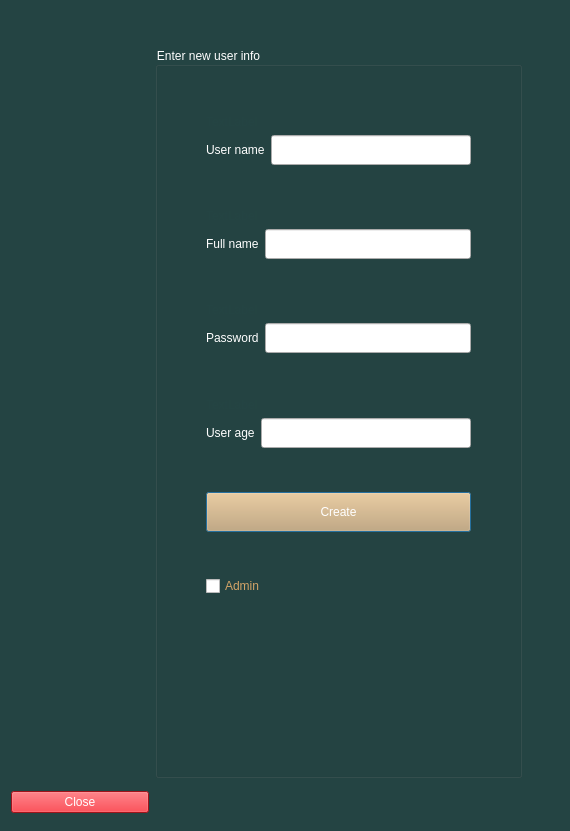
<?xml version="1.0" encoding="UTF-8"?>
<ui version="4.0">
 <class>CreateUsr</class>
 <widget class="QDialog" name="CreateUsr">
  <property name="geometry">
   <rect>
    <x>0</x>
    <y>0</y>
    <width>570</width>
    <height>831</height>
   </rect>
  </property>
  <property name="windowTitle">
   <string>Dialog</string>
  </property>
  <property name="styleSheet">
   <string notr="true">QDialog
{
	 
	background-color: rgb(36, 68, 67);
}</string>
  </property>
  <layout class="QGridLayout" name="gridLayout_5">
   <item row="0" column="1">
    <spacer name="verticalSpacer_8">
     <property name="orientation">
      <enum>Qt::Vertical</enum>
     </property>
     <property name="sizeType">
      <enum>QSizePolicy::Fixed</enum>
     </property>
     <property name="sizeHint" stdset="0">
      <size>
       <width>20</width>
       <height>36</height>
      </size>
     </property>
    </spacer>
   </item>
   <item row="1" column="0">
    <spacer name="horizontalSpacer_12">
     <property name="orientation">
      <enum>Qt::Horizontal</enum>
     </property>
     <property name="sizeType">
      <enum>QSizePolicy::Fixed</enum>
     </property>
     <property name="sizeHint" stdset="0">
      <size>
       <width>37</width>
       <height>20</height>
      </size>
     </property>
    </spacer>
   </item>
   <item row="1" column="1">
    <widget class="QGroupBox" name="groupBox">
     <property name="styleSheet">
      <string notr="true">QGroupBox

{
	
	font: 500 16pt &quot;Ubuntu&quot;;
	color: rgb(255, 255, 255);
	
	background-color: rgb(36, 68, 67);
}</string>
     </property>
     <property name="title">
      <string>Enter new user info</string>
     </property>
     <layout class="QGridLayout" name="gridLayout_6">
      <item row="0" column="2">
       <spacer name="verticalSpacer_6">
        <property name="orientation">
         <enum>Qt::Vertical</enum>
        </property>
        <property name="sizeType">
         <enum>QSizePolicy::Fixed</enum>
        </property>
        <property name="sizeHint" stdset="0">
         <size>
          <width>20</width>
          <height>39</height>
         </size>
        </property>
       </spacer>
      </item>
      <item row="1" column="0">
       <spacer name="horizontalSpacer">
        <property name="orientation">
         <enum>Qt::Horizontal</enum>
        </property>
        <property name="sizeType">
         <enum>QSizePolicy::Fixed</enum>
        </property>
        <property name="sizeHint" stdset="0">
         <size>
          <width>39</width>
          <height>20</height>
         </size>
        </property>
       </spacer>
      </item>
      <item row="1" column="1" colspan="2">
       <layout class="QGridLayout" name="gridLayout">
        <item row="0" column="0">
         <widget class="QLabel" name="name_chk">
          <property name="styleSheet">
           <string notr="true">QLabel
{
	
	color: rgb(36, 68, 67);
	font: 500 14pt &quot;Ubuntu&quot;;
}
</string>
          </property>
          <property name="text">
           <string>TextLabel</string>
          </property>
         </widget>
        </item>
        <item row="1" column="0">
         <layout class="QHBoxLayout" name="horizontalLayout_5">
          <item>
           <widget class="QLabel" name="label">
            <property name="styleSheet">
             <string notr="true">QLabel
{
	
	font: 500 12pt &quot;Ubuntu&quot;;
	color: rgb(255, 255, 255);
}</string>
            </property>
            <property name="text">
             <string>User name</string>
            </property>
           </widget>
          </item>
          <item>
           <widget class="QLineEdit" name="usrName_lineEdit">
            <property name="minimumSize">
             <size>
              <width>200</width>
              <height>30</height>
             </size>
            </property>
            <property name="maximumSize">
             <size>
              <width>400</width>
              <height>60</height>
             </size>
            </property>
            <property name="styleSheet">
             <string notr="true">QLineEdit{
   padding: 5px;
	
	color: rgb(0, 0, 0);
}
QLineEdit:hover{
	
	
	background-color: rgb(246, 245, 244);
}
QLineEdit:focus{
	
	border-color: rgb(46, 194, 126);
}


</string>
            </property>
           </widget>
          </item>
         </layout>
        </item>
       </layout>
      </item>
      <item row="1" column="3">
       <spacer name="horizontalSpacer_6">
        <property name="orientation">
         <enum>Qt::Horizontal</enum>
        </property>
        <property name="sizeType">
         <enum>QSizePolicy::Fixed</enum>
        </property>
        <property name="sizeHint" stdset="0">
         <size>
          <width>39</width>
          <height>20</height>
         </size>
        </property>
       </spacer>
      </item>
      <item row="2" column="2">
       <spacer name="verticalSpacer">
        <property name="orientation">
         <enum>Qt::Vertical</enum>
        </property>
        <property name="sizeType">
         <enum>QSizePolicy::Fixed</enum>
        </property>
        <property name="sizeHint" stdset="0">
         <size>
          <width>20</width>
          <height>38</height>
         </size>
        </property>
       </spacer>
      </item>
      <item row="3" column="0">
       <spacer name="horizontalSpacer_2">
        <property name="orientation">
         <enum>Qt::Horizontal</enum>
        </property>
        <property name="sizeType">
         <enum>QSizePolicy::Fixed</enum>
        </property>
        <property name="sizeHint" stdset="0">
         <size>
          <width>39</width>
          <height>20</height>
         </size>
        </property>
       </spacer>
      </item>
      <item row="3" column="1" colspan="2">
       <layout class="QGridLayout" name="gridLayout_2">
        <item row="0" column="0">
         <widget class="QLabel" name="fullName_chk">
          <property name="styleSheet">
           <string notr="true">QLabel
{
	
	color: rgb(36, 68, 67);
	font: 500 14pt &quot;Ubuntu&quot;;
}
</string>
          </property>
          <property name="text">
           <string>TextLabel</string>
          </property>
         </widget>
        </item>
        <item row="1" column="0">
         <layout class="QHBoxLayout" name="horizontalLayout_2">
          <item>
           <widget class="QLabel" name="label_2">
            <property name="styleSheet">
             <string notr="true">QLabel
{
	
	font: 500 12pt &quot;Ubuntu&quot;;
	color: rgb(255, 255, 255);
}</string>
            </property>
            <property name="text">
             <string>Full name</string>
            </property>
           </widget>
          </item>
          <item>
           <widget class="QLineEdit" name="fullName_lineEdit">
            <property name="minimumSize">
             <size>
              <width>200</width>
              <height>30</height>
             </size>
            </property>
            <property name="maximumSize">
             <size>
              <width>400</width>
              <height>60</height>
             </size>
            </property>
            <property name="styleSheet">
             <string notr="true">QLineEdit{
   padding: 5px;
	
	color: rgb(0, 0, 0);
}
QLineEdit:hover{
	
	
	background-color: rgb(246, 245, 244);
}
QLineEdit:focus{
	
	border-color: rgb(46, 194, 126);
}


</string>
            </property>
           </widget>
          </item>
         </layout>
        </item>
       </layout>
      </item>
      <item row="3" column="3">
       <spacer name="horizontalSpacer_7">
        <property name="orientation">
         <enum>Qt::Horizontal</enum>
        </property>
        <property name="sizeType">
         <enum>QSizePolicy::Fixed</enum>
        </property>
        <property name="sizeHint" stdset="0">
         <size>
          <width>39</width>
          <height>20</height>
         </size>
        </property>
       </spacer>
      </item>
      <item row="4" column="1" colspan="2">
       <spacer name="verticalSpacer_2">
        <property name="orientation">
         <enum>Qt::Vertical</enum>
        </property>
        <property name="sizeType">
         <enum>QSizePolicy::Fixed</enum>
        </property>
        <property name="sizeHint" stdset="0">
         <size>
          <width>20</width>
          <height>38</height>
         </size>
        </property>
       </spacer>
      </item>
      <item row="5" column="0">
       <spacer name="horizontalSpacer_3">
        <property name="orientation">
         <enum>Qt::Horizontal</enum>
        </property>
        <property name="sizeType">
         <enum>QSizePolicy::Fixed</enum>
        </property>
        <property name="sizeHint" stdset="0">
         <size>
          <width>39</width>
          <height>20</height>
         </size>
        </property>
       </spacer>
      </item>
      <item row="5" column="1" colspan="2">
       <layout class="QGridLayout" name="gridLayout_3">
        <item row="0" column="0">
         <widget class="QLabel" name="password_chk">
          <property name="styleSheet">
           <string notr="true">QLabel
{
	
	color: rgb(36, 68, 67);
	font: 500 14pt &quot;Ubuntu&quot;;
}
</string>
          </property>
          <property name="text">
           <string>TextLabel</string>
          </property>
         </widget>
        </item>
        <item row="1" column="0">
         <layout class="QHBoxLayout" name="horizontalLayout_3">
          <item>
           <widget class="QLabel" name="label_3">
            <property name="styleSheet">
             <string notr="true">QLabel
{
	
	font: 500 12pt &quot;Ubuntu&quot;;
	color: rgb(255, 255, 255);
}</string>
            </property>
            <property name="text">
             <string>Password</string>
            </property>
           </widget>
          </item>
          <item>
           <widget class="QLineEdit" name="usrPass_lineEdit">
            <property name="minimumSize">
             <size>
              <width>200</width>
              <height>30</height>
             </size>
            </property>
            <property name="maximumSize">
             <size>
              <width>400</width>
              <height>60</height>
             </size>
            </property>
            <property name="styleSheet">
             <string notr="true">QLineEdit{
   padding: 5px;
	
	color: rgb(0, 0, 0);
}
QLineEdit:hover{
	
	
	background-color: rgb(246, 245, 244);
}
QLineEdit:focus{
	
	border-color: rgb(46, 194, 126);
}


</string>
            </property>
           </widget>
          </item>
         </layout>
        </item>
       </layout>
      </item>
      <item row="5" column="3">
       <spacer name="horizontalSpacer_8">
        <property name="orientation">
         <enum>Qt::Horizontal</enum>
        </property>
        <property name="sizeType">
         <enum>QSizePolicy::Fixed</enum>
        </property>
        <property name="sizeHint" stdset="0">
         <size>
          <width>39</width>
          <height>20</height>
         </size>
        </property>
       </spacer>
      </item>
      <item row="6" column="1" colspan="2">
       <spacer name="verticalSpacer_3">
        <property name="orientation">
         <enum>Qt::Vertical</enum>
        </property>
        <property name="sizeType">
         <enum>QSizePolicy::Fixed</enum>
        </property>
        <property name="sizeHint" stdset="0">
         <size>
          <width>20</width>
          <height>39</height>
         </size>
        </property>
       </spacer>
      </item>
      <item row="7" column="0">
       <spacer name="horizontalSpacer_4">
        <property name="orientation">
         <enum>Qt::Horizontal</enum>
        </property>
        <property name="sizeType">
         <enum>QSizePolicy::Fixed</enum>
        </property>
        <property name="sizeHint" stdset="0">
         <size>
          <width>39</width>
          <height>20</height>
         </size>
        </property>
       </spacer>
      </item>
      <item row="7" column="1" colspan="2">
       <layout class="QGridLayout" name="gridLayout_4">
        <item row="0" column="0">
         <widget class="QLabel" name="age_chk">
          <property name="styleSheet">
           <string notr="true">QLabel
{
	
	color: rgb(36, 68, 67);
	font: 500 14pt &quot;Ubuntu&quot;;
}
</string>
          </property>
          <property name="text">
           <string>TextLabel</string>
          </property>
         </widget>
        </item>
        <item row="1" column="0">
         <layout class="QHBoxLayout" name="horizontalLayout_4">
          <item>
           <widget class="QLabel" name="label_4">
            <property name="styleSheet">
             <string notr="true">QLabel
{
	
	font: 500 12pt &quot;Ubuntu&quot;;
	color: rgb(255, 255, 255);
}</string>
            </property>
            <property name="text">
             <string>User age</string>
            </property>
           </widget>
          </item>
          <item>
           <widget class="QLineEdit" name="usrAge_lineEdit">
            <property name="minimumSize">
             <size>
              <width>200</width>
              <height>30</height>
             </size>
            </property>
            <property name="maximumSize">
             <size>
              <width>400</width>
              <height>60</height>
             </size>
            </property>
            <property name="styleSheet">
             <string notr="true">QLineEdit{
   padding: 5px;
	
	color: rgb(0, 0, 0);
}
QLineEdit:hover{
	
	
	background-color: rgb(246, 245, 244);
}
QLineEdit:focus{
	
	border-color: rgb(46, 194, 126);
}


</string>
            </property>
           </widget>
          </item>
         </layout>
        </item>
       </layout>
      </item>
      <item row="7" column="3">
       <spacer name="horizontalSpacer_9">
        <property name="orientation">
         <enum>Qt::Horizontal</enum>
        </property>
        <property name="sizeType">
         <enum>QSizePolicy::Fixed</enum>
        </property>
        <property name="sizeHint" stdset="0">
         <size>
          <width>39</width>
          <height>20</height>
         </size>
        </property>
       </spacer>
      </item>
      <item row="8" column="1">
       <spacer name="verticalSpacer_4">
        <property name="orientation">
         <enum>Qt::Vertical</enum>
        </property>
        <property name="sizeType">
         <enum>QSizePolicy::Fixed</enum>
        </property>
        <property name="sizeHint" stdset="0">
         <size>
          <width>20</width>
          <height>38</height>
         </size>
        </property>
       </spacer>
      </item>
      <item row="9" column="0">
       <spacer name="horizontalSpacer_5">
        <property name="orientation">
         <enum>Qt::Horizontal</enum>
        </property>
        <property name="sizeType">
         <enum>QSizePolicy::Fixed</enum>
        </property>
        <property name="sizeHint" stdset="0">
         <size>
          <width>39</width>
          <height>20</height>
         </size>
        </property>
       </spacer>
      </item>
      <item row="9" column="1" colspan="2">
       <widget class="QPushButton" name="createUsr_btn">
        <property name="minimumSize">
         <size>
          <width>250</width>
          <height>40</height>
         </size>
        </property>
        <property name="maximumSize">
         <size>
          <width>500</width>
          <height>80</height>
         </size>
        </property>
        <property name="styleSheet">
         <string notr="true">QPushButton{
border -raduis: 3px;
	background-color: rgb(211, 164, 103);
color: rgb(255, 255, 255);
font: 700 16pt &quot;Ubuntu Condensed&quot;;
}

QPushButton:hover{
	
	background-color: rgb(255, 163, 72);
}

QPushButton:pressed{
	background-color: rgb(87, 227, 137);
}</string>
        </property>
        <property name="text">
         <string>Create</string>
        </property>
       </widget>
      </item>
      <item row="9" column="3">
       <spacer name="horizontalSpacer_10">
        <property name="orientation">
         <enum>Qt::Horizontal</enum>
        </property>
        <property name="sizeType">
         <enum>QSizePolicy::Fixed</enum>
        </property>
        <property name="sizeHint" stdset="0">
         <size>
          <width>39</width>
          <height>20</height>
         </size>
        </property>
       </spacer>
      </item>
      <item row="10" column="1">
       <spacer name="verticalSpacer_5">
        <property name="orientation">
         <enum>Qt::Vertical</enum>
        </property>
        <property name="sizeType">
         <enum>QSizePolicy::Fixed</enum>
        </property>
        <property name="sizeHint" stdset="0">
         <size>
          <width>20</width>
          <height>38</height>
         </size>
        </property>
       </spacer>
      </item>
      <item row="11" column="1" colspan="2">
       <widget class="QCheckBox" name="checkBox">
        <property name="styleSheet">
         <string notr="true">QCheckBox
{
	color: rgb(211, 164, 103);

font: 500 14pt &quot;Ubuntu&quot;;
}
</string>
        </property>
        <property name="text">
         <string>Admin</string>
        </property>
       </widget>
      </item>
      <item row="12" column="1">
       <spacer name="verticalSpacer_9">
        <property name="orientation">
         <enum>Qt::Vertical</enum>
        </property>
        <property name="sizeHint" stdset="0">
         <size>
          <width>20</width>
          <height>24</height>
         </size>
        </property>
       </spacer>
      </item>
     </layout>
    </widget>
   </item>
   <item row="1" column="2">
    <spacer name="horizontalSpacer_11">
     <property name="orientation">
      <enum>Qt::Horizontal</enum>
     </property>
     <property name="sizeType">
      <enum>QSizePolicy::Fixed</enum>
     </property>
     <property name="sizeHint" stdset="0">
      <size>
       <width>37</width>
       <height>20</height>
      </size>
     </property>
    </spacer>
   </item>
   <item row="2" column="1">
    <spacer name="verticalSpacer_7">
     <property name="orientation">
      <enum>Qt::Vertical</enum>
     </property>
     <property name="sizeType">
      <enum>QSizePolicy::Fixed</enum>
     </property>
     <property name="sizeHint" stdset="0">
      <size>
       <width>20</width>
       <height>36</height>
      </size>
     </property>
    </spacer>
   </item>
   <item row="2" column="0">
    <widget class="QPushButton" name="pushButton">
     <property name="styleSheet">
      <string notr="true">QPushButton{
border -raduis: 3px;
	
	background-color: rgb(224, 27, 36);
color: rgb(255, 255, 255);
font: 700 16pt &quot;Ubuntu Condensed&quot;;
}

QPushButton:hover{
	
	
	background-color: rgb(246, 97, 81);
}

QPushButton:pressed{
	
	background-color: rgb(165, 29, 45);
}</string>
     </property>
     <property name="text">
      <string>Close</string>
     </property>
    </widget>
   </item>
  </layout>
 </widget>
 <resources/>
 <connections/>
</ui>
